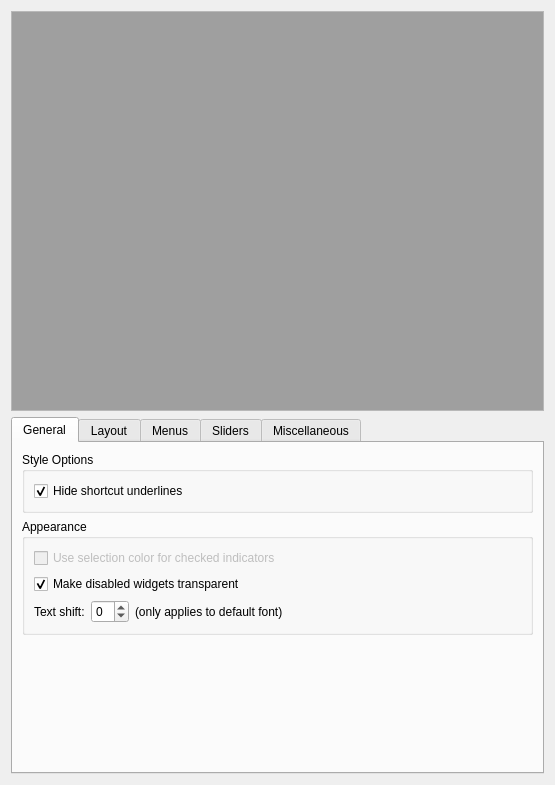
<?xml version="1.0" encoding="UTF-8"?>
<ui version="4.0">
 <class>SkulptureStyleDialog</class>
 <widget class="QWidget" name="SkulptureStyleDialog">
  <layout class="QVBoxLayout" name="vboxLayout">
   <item>
    <widget class="QMdiArea" name="mdiArea">
     <property name="frameShape">
      <enum>QFrame::StyledPanel</enum>
     </property>
     <property name="frameShadow">
      <enum>QFrame::Sunken</enum>
     </property>
    </widget>
   </item>
   <item>
    <widget class="QTabWidget" name="tabWidget">
     <property name="currentIndex">
      <number>0</number>
     </property>
     <widget class="QWidget" name="tab">
      <attribute name="title">
       <string>General</string>
      </attribute>
      <layout class="QVBoxLayout" name="verticalLayout_2">
       <item>
        <widget class="QGroupBox" name="groupBox_4">
         <property name="title">
          <string>Style Options</string>
         </property>
         <layout class="QVBoxLayout" name="verticalLayout_5">
          <item>
           <widget class="QCheckBox" name="cm_General_HideShortcutUnderlines">
            <property name="text">
             <string>Hide shortcut underlines</string>
            </property>
            <property name="checked">
             <bool>true</bool>
            </property>
           </widget>
          </item>
         </layout>
        </widget>
       </item>
       <item>
        <widget class="QGroupBox" name="groupBox_3">
         <property name="title">
          <string>Appearance</string>
         </property>
         <layout class="QVBoxLayout" name="verticalLayout">
          <item>
           <widget class="QCheckBox" name="cm_General_UseSelectionColorForCheckedIndicators">
            <property name="enabled">
             <bool>false</bool>
            </property>
            <property name="text">
             <string>Use selection color for checked indicators</string>
            </property>
           </widget>
          </item>
          <item>
           <widget class="QCheckBox" name="cm_General_MakeDisabledWidgetsTransparent">
            <property name="text">
             <string>Make disabled widgets transparent</string>
            </property>
            <property name="checked">
             <bool>true</bool>
            </property>
           </widget>
          </item>
          <item>
           <layout class="QHBoxLayout" name="horizontalLayout_2">
            <item>
             <widget class="QLabel" name="label_16">
              <property name="sizePolicy">
               <sizepolicy hsizetype="Fixed" vsizetype="Preferred">
                <horstretch>0</horstretch>
                <verstretch>0</verstretch>
               </sizepolicy>
              </property>
              <property name="text">
               <string>Text shift:</string>
              </property>
             </widget>
            </item>
            <item>
             <widget class="QSpinBox" name="cm_General_TextShift">
              <property name="sizePolicy">
               <sizepolicy hsizetype="Minimum" vsizetype="Fixed">
                <horstretch>0</horstretch>
                <verstretch>0</verstretch>
               </sizepolicy>
              </property>
              <property name="minimum">
               <number>-9</number>
              </property>
              <property name="maximum">
               <number>9</number>
              </property>
             </widget>
            </item>
            <item>
             <widget class="QLabel" name="label_17">
              <property name="text">
               <string>(only applies to default font)</string>
              </property>
             </widget>
            </item>
            <item>
             <spacer name="horizontalSpacer">
              <property name="orientation">
               <enum>Qt::Horizontal</enum>
              </property>
              <property name="sizeType">
               <enum>QSizePolicy::Expanding</enum>
              </property>
              <property name="sizeHint" stdset="0">
               <size>
                <width>40</width>
                <height>20</height>
               </size>
              </property>
             </spacer>
            </item>
           </layout>
          </item>
         </layout>
        </widget>
       </item>
       <item>
        <spacer name="verticalSpacer">
         <property name="orientation">
          <enum>Qt::Vertical</enum>
         </property>
         <property name="sizeHint" stdset="0">
          <size>
           <width>20</width>
           <height>0</height>
          </size>
         </property>
        </spacer>
       </item>
      </layout>
     </widget>
     <widget class="QWidget" name="tab_2">
      <attribute name="title">
       <string>Layout</string>
      </attribute>
      <layout class="QVBoxLayout" name="verticalLayout_6">
       <item>
        <widget class="QCheckBox" name="cm_Layout_ForceSpacingAndMargins">
         <property name="enabled">
          <bool>false</bool>
         </property>
         <property name="whatsThis">
          <string>Many applications, especially KDE dialogs, ignore the style's spacing and margin values. Setting this option tries to force the values on all applications.</string>
         </property>
         <property name="text">
          <string>Force spacing and margin values on all layouts</string>
         </property>
        </widget>
       </item>
       <item>
        <layout class="QHBoxLayout" name="horizontalLayout">
         <item>
          <widget class="QGroupBox" name="groupBox">
           <property name="title">
            <string>Sizes</string>
           </property>
           <layout class="QFormLayout" name="formLayout_5">
            <item row="0" column="0">
             <widget class="QLabel" name="label">
              <property name="text">
               <string>Widgets:</string>
              </property>
             </widget>
            </item>
            <item row="0" column="1">
             <widget class="QSpinBox" name="cm_Layout_WidgetSize">
              <property name="specialValueText">
               <string>(default)</string>
              </property>
              <property name="suffix">
               <string> pixels</string>
              </property>
              <property name="minimum">
               <number>-1</number>
              </property>
              <property name="value">
               <number>-1</number>
              </property>
             </widget>
            </item>
            <item row="1" column="0">
             <widget class="QLabel" name="label_2">
              <property name="text">
               <string>Push buttons:</string>
              </property>
             </widget>
            </item>
            <item row="1" column="1">
             <widget class="QSpinBox" name="cm_Layout_PushButtonSize">
              <property name="specialValueText">
               <string>(default)</string>
              </property>
              <property name="suffix">
               <string> pixels</string>
              </property>
              <property name="minimum">
               <number>-1</number>
              </property>
              <property name="value">
               <number>-1</number>
              </property>
             </widget>
            </item>
            <item row="2" column="0">
             <widget class="QLabel" name="label_9">
              <property name="text">
               <string>Tool buttons:</string>
              </property>
             </widget>
            </item>
            <item row="2" column="1">
             <widget class="QSpinBox" name="cm_Layout_ToolButtonSize">
              <property name="specialValueText">
               <string>(default)</string>
              </property>
              <property name="suffix">
               <string> pixels</string>
              </property>
              <property name="minimum">
               <number>-1</number>
              </property>
              <property name="value">
               <number>-1</number>
              </property>
             </widget>
            </item>
            <item row="3" column="0">
             <widget class="QLabel" name="label_18">
              <property name="text">
               <string>Tab bars:</string>
              </property>
             </widget>
            </item>
            <item row="3" column="1">
             <widget class="QSpinBox" name="cm_Layout_TabBarSize">
              <property name="specialValueText">
               <string>(default)</string>
              </property>
              <property name="suffix">
               <string> pixels</string>
              </property>
              <property name="minimum">
               <number>-1</number>
              </property>
              <property name="value">
               <number>-1</number>
              </property>
             </widget>
            </item>
           </layout>
          </widget>
         </item>
         <item>
          <widget class="QGroupBox" name="groupBox_2">
           <property name="title">
            <string>Spacing and Margins</string>
           </property>
           <layout class="QFormLayout" name="formLayout_2">
            <item row="0" column="0">
             <widget class="QLabel" name="label_3">
              <property name="text">
               <string>Horizontal:</string>
              </property>
             </widget>
            </item>
            <item row="0" column="1">
             <widget class="QSpinBox" name="cm_Layout_HorizontalSpacing">
              <property name="specialValueText">
               <string>(default)</string>
              </property>
              <property name="suffix">
               <string> pixels</string>
              </property>
              <property name="minimum">
               <number>-1</number>
              </property>
              <property name="value">
               <number>-1</number>
              </property>
             </widget>
            </item>
            <item row="1" column="0">
             <widget class="QLabel" name="label_4">
              <property name="text">
               <string>Vertical:</string>
              </property>
             </widget>
            </item>
            <item row="1" column="1">
             <widget class="QSpinBox" name="cm_Layout_VerticalSpacing">
              <property name="specialValueText">
               <string>(default)</string>
              </property>
              <property name="suffix">
               <string> pixels</string>
              </property>
              <property name="minimum">
               <number>-1</number>
              </property>
              <property name="value">
               <number>-1</number>
              </property>
             </widget>
            </item>
            <item row="2" column="0">
             <widget class="QLabel" name="label_13">
              <property name="text">
               <string>Labels:</string>
              </property>
             </widget>
            </item>
            <item row="2" column="1">
             <widget class="QSpinBox" name="cm_Layout_LabelSpacing">
              <property name="specialValueText">
               <string>(default)</string>
              </property>
              <property name="suffix">
               <string> pixels</string>
              </property>
              <property name="minimum">
               <number>-1</number>
              </property>
              <property name="value">
               <number>-1</number>
              </property>
             </widget>
            </item>
            <item row="3" column="0">
             <widget class="QLabel" name="label_5">
              <property name="text">
               <string>Groups:</string>
              </property>
             </widget>
            </item>
            <item row="3" column="1">
             <widget class="QSpinBox" name="cm_Layout_WidgetMargins">
              <property name="specialValueText">
               <string>(default)</string>
              </property>
              <property name="suffix">
               <string> pixels</string>
              </property>
              <property name="minimum">
               <number>-1</number>
              </property>
              <property name="value">
               <number>-1</number>
              </property>
             </widget>
            </item>
            <item row="4" column="0">
             <widget class="QLabel" name="label_6">
              <property name="text">
               <string>Dialogs:</string>
              </property>
             </widget>
            </item>
            <item row="4" column="1">
             <widget class="QSpinBox" name="cm_Layout_DialogMargins">
              <property name="specialValueText">
               <string>(default)</string>
              </property>
              <property name="suffix">
               <string> pixels</string>
              </property>
              <property name="minimum">
               <number>-1</number>
              </property>
              <property name="value">
               <number>-1</number>
              </property>
             </widget>
            </item>
           </layout>
          </widget>
         </item>
        </layout>
       </item>
      </layout>
     </widget>
     <widget class="QWidget" name="Seite">
      <attribute name="title">
       <string>Menus</string>
      </attribute>
      <layout class="QVBoxLayout" name="verticalLayout_8">
       <item>
        <widget class="QGroupBox" name="groupBox_6">
         <property name="title">
          <string>Sizes</string>
         </property>
         <layout class="QFormLayout" name="formLayout_3">
          <item row="0" column="0">
           <widget class="QLabel" name="label_11">
            <property name="text">
             <string>Menu bar:</string>
            </property>
           </widget>
          </item>
          <item row="0" column="1">
           <widget class="QSpinBox" name="cm_Layout_MenuBarSize">
            <property name="specialValueText">
             <string>(default)</string>
            </property>
            <property name="suffix">
             <string> pixels</string>
            </property>
            <property name="minimum">
             <number>-1</number>
            </property>
            <property name="value">
             <number>-1</number>
            </property>
           </widget>
          </item>
          <item row="1" column="0">
           <widget class="QLabel" name="label_12">
            <property name="text">
             <string>Menu items:</string>
            </property>
           </widget>
          </item>
          <item row="1" column="1">
           <widget class="QSpinBox" name="cm_Layout_MenuItemSize">
            <property name="specialValueText">
             <string>(default)</string>
            </property>
            <property name="suffix">
             <string> pixels</string>
            </property>
            <property name="minimum">
             <number>-1</number>
            </property>
            <property name="value">
             <number>-1</number>
            </property>
           </widget>
          </item>
         </layout>
        </widget>
       </item>
       <item>
        <widget class="QGroupBox" name="groupBox_5">
         <property name="enabled">
          <bool>false</bool>
         </property>
         <property name="title">
          <string>Appearance</string>
         </property>
         <layout class="QVBoxLayout" name="verticalLayout_7">
          <item>
           <widget class="QCheckBox" name="cm_Menus_UseIconColumnForCheckIndicators">
            <property name="text">
             <string>Use icon column for check indicators</string>
            </property>
           </widget>
          </item>
          <item>
           <widget class="QCheckBox" name="cm_Menus_UseSelectionColorForSelectedMenuItems">
            <property name="text">
             <string>Use selection color for selected items</string>
            </property>
           </widget>
          </item>
         </layout>
        </widget>
       </item>
       <item>
        <widget class="QGroupBox" name="groupBox_13">
         <property name="title">
          <string>Usability</string>
         </property>
         <layout class="QFormLayout" name="formLayout_8">
          <item row="1" column="0">
           <widget class="QLabel" name="label_24">
            <property name="text">
             <string>Submenu delay:</string>
            </property>
           </widget>
          </item>
          <item row="1" column="1">
           <widget class="QSpinBox" name="cm_Menus_SubMenuDelay">
            <property name="suffix">
             <string> ms</string>
            </property>
            <property name="maximum">
             <number>2000</number>
            </property>
            <property name="singleStep">
             <number>50</number>
            </property>
            <property name="value">
             <number>100</number>
            </property>
           </widget>
          </item>
         </layout>
        </widget>
       </item>
       <item>
        <spacer name="verticalSpacer_3">
         <property name="orientation">
          <enum>Qt::Vertical</enum>
         </property>
         <property name="sizeHint" stdset="0">
          <size>
           <width>20</width>
           <height>27</height>
          </size>
         </property>
        </spacer>
       </item>
      </layout>
     </widget>
     <widget class="QWidget" name="Seite_3">
      <attribute name="title">
       <string>Sliders</string>
      </attribute>
      <layout class="QVBoxLayout" name="verticalLayout_10">
       <item>
        <widget class="QGroupBox" name="groupBox_11">
         <property name="title">
          <string>Scroll Bar Arrow Position</string>
         </property>
         <layout class="QFormLayout" name="formLayout_6">
          <item row="0" column="0">
           <widget class="QLabel" name="label_19">
            <property name="text">
             <string>Vertical arrows:</string>
            </property>
           </widget>
          </item>
          <item row="0" column="1">
           <widget class="QComboBox" name="cm_ScrollBar_VerticalArrowMode_Covered_Bottom_BottomTop_KDEMode_Top_None">
            <item>
             <property name="text">
              <string>Covered</string>
             </property>
            </item>
            <item>
             <property name="text">
              <string>Bottom</string>
             </property>
            </item>
            <item>
             <property name="text">
              <string>Bottom/Top</string>
             </property>
            </item>
            <item>
             <property name="text">
              <string>KDE Style</string>
             </property>
            </item>
            <item>
             <property name="text">
              <string>Top</string>
             </property>
            </item>
            <item>
             <property name="text">
              <string>None</string>
             </property>
            </item>
           </widget>
          </item>
          <item row="1" column="0">
           <widget class="QLabel" name="label_20">
            <property name="text">
             <string>Horizontal arrows:</string>
            </property>
           </widget>
          </item>
          <item row="1" column="1">
           <widget class="QComboBox" name="cm_ScrollBar_HorizontalArrowMode_Covered_Right_RightLeft_KDEMode_Left_None">
            <item>
             <property name="text">
              <string>Covered</string>
             </property>
            </item>
            <item>
             <property name="text">
              <string>Right</string>
             </property>
            </item>
            <item>
             <property name="text">
              <string>Right/Left</string>
             </property>
            </item>
            <item>
             <property name="text">
              <string>KDE Style</string>
             </property>
            </item>
            <item>
             <property name="text">
              <string>Left</string>
             </property>
            </item>
            <item>
             <property name="text">
              <string>None</string>
             </property>
            </item>
           </widget>
          </item>
         </layout>
        </widget>
       </item>
       <item>
        <widget class="QGroupBox" name="groupBox_12">
         <property name="title">
          <string>Sizes</string>
         </property>
         <layout class="QFormLayout" name="formLayout_7">
          <item row="2" column="0">
           <widget class="QLabel" name="label_8">
            <property name="text">
             <string>Slider thickness:</string>
            </property>
           </widget>
          </item>
          <item row="1" column="0">
           <widget class="QLabel" name="label_7">
            <property name="text">
             <string>Scroll bar thickness:</string>
            </property>
           </widget>
          </item>
          <item row="1" column="1">
           <layout class="QHBoxLayout" name="horizontalLayout_3">
            <item>
             <widget class="QSpinBox" name="cm_Layout_ScrollBarSize">
              <property name="specialValueText">
               <string>(default)</string>
              </property>
              <property name="suffix">
               <string> pixels</string>
              </property>
              <property name="minimum">
               <number>-1</number>
              </property>
              <property name="singleStep">
               <number>2</number>
              </property>
              <property name="value">
               <number>-1</number>
              </property>
             </widget>
            </item>
            <item>
             <widget class="QLabel" name="label_21">
              <property name="text">
               <string>Length:</string>
              </property>
             </widget>
            </item>
            <item>
             <widget class="QSpinBox" name="cm_Layout_ScrollBarLength">
              <property name="specialValueText">
               <string>(default)</string>
              </property>
              <property name="suffix">
               <string> pixels</string>
              </property>
              <property name="minimum">
               <number>-1</number>
              </property>
              <property name="value">
               <number>-1</number>
              </property>
             </widget>
            </item>
           </layout>
          </item>
          <item row="2" column="1">
           <layout class="QHBoxLayout" name="horizontalLayout_4">
            <item>
             <widget class="QSpinBox" name="cm_Layout_SliderSize">
              <property name="specialValueText">
               <string>(default)</string>
              </property>
              <property name="suffix">
               <string> pixels</string>
              </property>
              <property name="minimum">
               <number>-1</number>
              </property>
              <property name="singleStep">
               <number>2</number>
              </property>
              <property name="value">
               <number>-1</number>
              </property>
             </widget>
            </item>
            <item>
             <widget class="QLabel" name="label_22">
              <property name="text">
               <string>Length:</string>
              </property>
             </widget>
            </item>
            <item>
             <widget class="QSpinBox" name="cm_Layout_SliderLength">
              <property name="specialValueText">
               <string>(default)</string>
              </property>
              <property name="suffix">
               <string> pixels</string>
              </property>
              <property name="minimum">
               <number>-1</number>
              </property>
              <property name="value">
               <number>-1</number>
              </property>
             </widget>
            </item>
           </layout>
          </item>
         </layout>
        </widget>
       </item>
       <item>
        <spacer name="verticalSpacer_4">
         <property name="orientation">
          <enum>Qt::Vertical</enum>
         </property>
         <property name="sizeHint" stdset="0">
          <size>
           <width>0</width>
           <height>0</height>
          </size>
         </property>
        </spacer>
       </item>
      </layout>
     </widget>
     <widget class="QWidget" name="Seite_2">
      <attribute name="title">
       <string>Miscellaneous</string>
      </attribute>
      <layout class="QVBoxLayout" name="verticalLayout_4">
       <item>
        <widget class="QGroupBox" name="groupBox_7">
         <property name="title">
          <string>Progress Bars</string>
         </property>
         <layout class="QVBoxLayout" name="verticalLayout_3">
          <item>
           <widget class="QCheckBox" name="cm_ProgressBar_AnimateProgressBars">
            <property name="text">
             <string>Animate progress bars</string>
            </property>
            <property name="checked">
             <bool>true</bool>
            </property>
           </widget>
          </item>
         </layout>
        </widget>
       </item>
       <item>
        <widget class="QGroupBox" name="groupBox_8">
         <property name="title">
          <string>Text Fields</string>
         </property>
         <layout class="QFormLayout" name="formLayout_4">
          <item row="1" column="1">
           <widget class="QDoubleSpinBox" name="cm_General_TextCursorWidth">
            <property name="specialValueText">
             <string>(default)</string>
            </property>
            <property name="suffix">
             <string> pixels</string>
            </property>
            <property name="decimals">
             <number>1</number>
            </property>
            <property name="maximum">
             <double>8.000000000000000</double>
            </property>
           </widget>
          </item>
          <item row="1" column="0">
           <widget class="QLabel" name="label_23">
            <property name="text">
             <string>Cursor width:</string>
            </property>
           </widget>
          </item>
          <item row="2" column="1">
           <widget class="KComboBox" name="cm_General_PasswordCharacters">
            <property name="editable">
             <bool>true</bool>
            </property>
            <item>
             <property name="text">
              <string>✷</string>
             </property>
            </item>
            <item>
             <property name="text">
              <string>●</string>
             </property>
            </item>
            <item>
             <property name="text">
              <string>•</string>
             </property>
            </item>
            <item>
             <property name="text">
              <string>*</string>
             </property>
            </item>
           </widget>
          </item>
          <item row="2" column="0">
           <widget class="QLabel" name="label_10">
            <property name="text">
             <string>Password character:</string>
            </property>
           </widget>
          </item>
         </layout>
        </widget>
       </item>
       <item>
        <widget class="QGroupBox" name="groupBox_10">
         <property name="title">
          <string>Places Panel</string>
         </property>
         <layout class="QVBoxLayout" name="verticalLayout_9">
          <item>
           <widget class="QCheckBox" name="cm_Views_TransparentPlacesPanel">
            <property name="text">
             <string>Use transparent places panel</string>
            </property>
           </widget>
          </item>
         </layout>
        </widget>
       </item>
       <item>
        <widget class="QGroupBox" name="groupBox_9">
         <property name="enabled">
          <bool>false</bool>
         </property>
         <property name="title">
          <string>Buttons</string>
         </property>
         <layout class="QFormLayout" name="formLayout">
          <item row="0" column="0">
           <widget class="QLabel" name="label_14">
            <property name="text">
             <string>Roundness:</string>
            </property>
           </widget>
          </item>
          <item row="0" column="1">
           <widget class="QSlider" name="cm_General_ButtonRoundness">
            <property name="maximum">
             <number>9</number>
            </property>
            <property name="orientation">
             <enum>Qt::Horizontal</enum>
            </property>
           </widget>
          </item>
          <item row="1" column="0">
           <widget class="QLabel" name="label_15">
            <property name="text">
             <string>Gradient:</string>
            </property>
           </widget>
          </item>
          <item row="1" column="1">
           <widget class="QSlider" name="cm_General_ButtonGradient">
            <property name="minimum">
             <number>-50</number>
            </property>
            <property name="maximum">
             <number>50</number>
            </property>
            <property name="orientation">
             <enum>Qt::Horizontal</enum>
            </property>
           </widget>
          </item>
         </layout>
        </widget>
       </item>
       <item>
        <spacer name="verticalSpacer_2">
         <property name="orientation">
          <enum>Qt::Vertical</enum>
         </property>
         <property name="sizeHint" stdset="0">
          <size>
           <width>20</width>
           <height>0</height>
          </size>
         </property>
        </spacer>
       </item>
      </layout>
     </widget>
    </widget>
   </item>
  </layout>
 </widget>
 <customwidgets>
  <customwidget>
   <class>KComboBox</class>
   <extends>QComboBox</extends>
   <header location="global">KCompletion/KComboBox</header>
  </customwidget>
 </customwidgets>
 <resources/>
 <connections/>
</ui>
